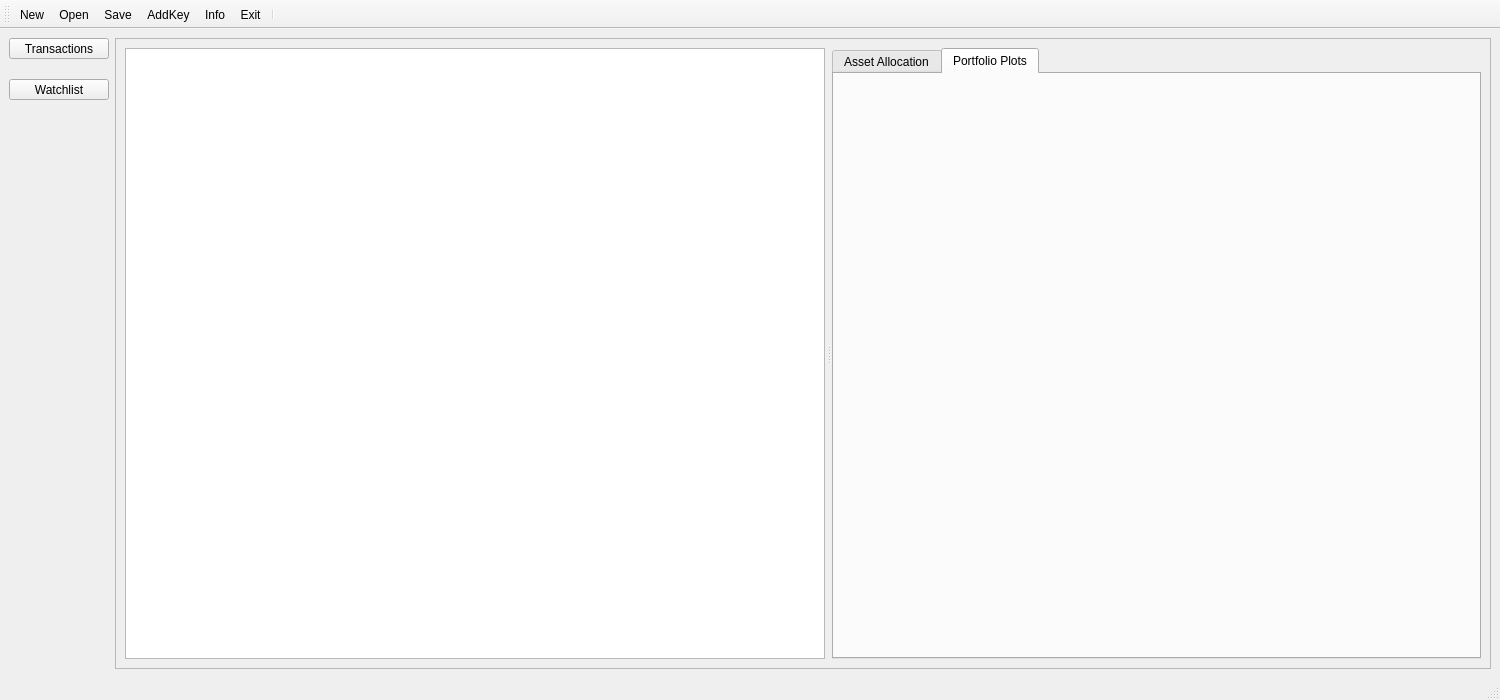
<?xml version="1.0" encoding="UTF-8"?>
<ui version="4.0">
 <class>AppGui</class>
 <widget class="QMainWindow" name="AppGui">
  <property name="geometry">
   <rect>
    <x>0</x>
    <y>0</y>
    <width>1500</width>
    <height>700</height>
   </rect>
  </property>
  <property name="minimumSize">
   <size>
    <width>600</width>
    <height>400</height>
   </size>
  </property>
  <property name="windowTitle">
   <string>AssetFolio - Your asset portfolio tracker that keep your assets private.</string>
  </property>
  <widget class="QWidget" name="centralwidget">
   <property name="sizePolicy">
    <sizepolicy hsizetype="Preferred" vsizetype="Preferred">
     <horstretch>0</horstretch>
     <verstretch>0</verstretch>
    </sizepolicy>
   </property>
   <layout class="QGridLayout" name="gridLayout">
    <item row="0" column="0">
     <layout class="QVBoxLayout" name="verticalLayout">
      <property name="spacing">
       <number>20</number>
      </property>
      <property name="sizeConstraint">
       <enum>QLayout::SetDefaultConstraint</enum>
      </property>
      <property name="leftMargin">
       <number>0</number>
      </property>
      <item>
       <widget class="QToolButton" name="tbtnTransaction">
        <property name="sizePolicy">
         <sizepolicy hsizetype="Minimum" vsizetype="Preferred">
          <horstretch>0</horstretch>
          <verstretch>0</verstretch>
         </sizepolicy>
        </property>
        <property name="minimumSize">
         <size>
          <width>100</width>
          <height>0</height>
         </size>
        </property>
        <property name="focusPolicy">
         <enum>Qt::NoFocus</enum>
        </property>
        <property name="text">
         <string>Transactions</string>
        </property>
        <property name="icon">
         <iconset resource="../../resource/resources.qrc">
          <normaloff>:/papirus_transaction64.png</normaloff>:/papirus_transaction64.png</iconset>
        </property>
        <property name="iconSize">
         <size>
          <width>64</width>
          <height>64</height>
         </size>
        </property>
        <property name="toolButtonStyle">
         <enum>Qt::ToolButtonTextUnderIcon</enum>
        </property>
       </widget>
      </item>
      <item>
       <widget class="QToolButton" name="tbtnWatchlist">
        <property name="sizePolicy">
         <sizepolicy hsizetype="Minimum" vsizetype="Preferred">
          <horstretch>0</horstretch>
          <verstretch>0</verstretch>
         </sizepolicy>
        </property>
        <property name="minimumSize">
         <size>
          <width>100</width>
          <height>0</height>
         </size>
        </property>
        <property name="font">
         <font>
          <stylestrategy>PreferDefault</stylestrategy>
         </font>
        </property>
        <property name="focusPolicy">
         <enum>Qt::NoFocus</enum>
        </property>
        <property name="text">
         <string>Watchlist</string>
        </property>
        <property name="icon">
         <iconset resource="../../resource/resources.qrc">
          <normaloff>:/papirus_tracker64.png</normaloff>:/papirus_tracker64.png</iconset>
        </property>
        <property name="iconSize">
         <size>
          <width>64</width>
          <height>64</height>
         </size>
        </property>
        <property name="toolButtonStyle">
         <enum>Qt::ToolButtonTextUnderIcon</enum>
        </property>
       </widget>
      </item>
      <item>
       <spacer name="verticalSpacer">
        <property name="orientation">
         <enum>Qt::Vertical</enum>
        </property>
        <property name="sizeType">
         <enum>QSizePolicy::Expanding</enum>
        </property>
        <property name="sizeHint" stdset="0">
         <size>
          <width>50</width>
          <height>238</height>
         </size>
        </property>
       </spacer>
      </item>
     </layout>
    </item>
    <item row="0" column="1">
     <widget class="QFrame" name="frame">
      <property name="sizePolicy">
       <sizepolicy hsizetype="Expanding" vsizetype="Preferred">
        <horstretch>0</horstretch>
        <verstretch>0</verstretch>
       </sizepolicy>
      </property>
      <property name="minimumSize">
       <size>
        <width>800</width>
        <height>0</height>
       </size>
      </property>
      <property name="frameShape">
       <enum>QFrame::StyledPanel</enum>
      </property>
      <property name="frameShadow">
       <enum>QFrame::Raised</enum>
      </property>
      <layout class="QGridLayout" name="gridLayout_2">
       <item row="0" column="0">
        <widget class="QSplitter" name="splitter">
         <property name="minimumSize">
          <size>
           <width>0</width>
           <height>0</height>
          </size>
         </property>
         <property name="lineWidth">
          <number>1</number>
         </property>
         <property name="orientation">
          <enum>Qt::Horizontal</enum>
         </property>
         <property name="handleWidth">
          <number>7</number>
         </property>
         <widget class="CustomTableView" name="tableView">
          <property name="sizePolicy">
           <sizepolicy hsizetype="Preferred" vsizetype="Expanding">
            <horstretch>2</horstretch>
            <verstretch>0</verstretch>
           </sizepolicy>
          </property>
          <property name="minimumSize">
           <size>
            <width>700</width>
            <height>300</height>
           </size>
          </property>
          <property name="sizeAdjustPolicy">
           <enum>QAbstractScrollArea::AdjustToContents</enum>
          </property>
         </widget>
         <widget class="QTabWidget" name="tabWidget">
          <property name="sizePolicy">
           <sizepolicy hsizetype="Preferred" vsizetype="Expanding">
            <horstretch>1</horstretch>
            <verstretch>0</verstretch>
           </sizepolicy>
          </property>
          <property name="minimumSize">
           <size>
            <width>300</width>
            <height>0</height>
           </size>
          </property>
          <property name="maximumSize">
           <size>
            <width>16777215</width>
            <height>16777215</height>
           </size>
          </property>
          <property name="currentIndex">
           <number>1</number>
          </property>
          <widget class="QWidget" name="tab_alloc">
           <attribute name="title">
            <string>Asset Allocation</string>
           </attribute>
          </widget>
          <widget class="QWidget" name="tab_plots">
           <attribute name="title">
            <string>Portfolio Plots</string>
           </attribute>
          </widget>
         </widget>
        </widget>
       </item>
      </layout>
     </widget>
    </item>
   </layout>
  </widget>
  <widget class="QMenuBar" name="menubar">
   <property name="geometry">
    <rect>
     <x>0</x>
     <y>0</y>
     <width>1500</width>
     <height>24</height>
    </rect>
   </property>
  </widget>
  <widget class="QStatusBar" name="statusbar"/>
  <widget class="QToolBar" name="toolBar">
   <property name="windowTitle">
    <string>toolBar</string>
   </property>
   <attribute name="toolBarArea">
    <enum>TopToolBarArea</enum>
   </attribute>
   <attribute name="toolBarBreak">
    <bool>false</bool>
   </attribute>
   <addaction name="actionNew"/>
   <addaction name="actionOpen"/>
   <addaction name="actionSave"/>
   <addaction name="actionAddKey"/>
   <addaction name="actionInfo"/>
   <addaction name="actionExit"/>
   <addaction name="separator"/>
  </widget>
  <action name="actionNew">
   <property name="icon">
    <iconset>
     <normalon>:/papirus_new32.png</normalon>
    </iconset>
   </property>
   <property name="text">
    <string>New</string>
   </property>
   <property name="toolTip">
    <string>Create a new Folio</string>
   </property>
  </action>
  <action name="actionOpen">
   <property name="icon">
    <iconset>
     <normalon>:/papirus_open32.png</normalon>
    </iconset>
   </property>
   <property name="text">
    <string>Open</string>
   </property>
   <property name="toolTip">
    <string>Open Data</string>
   </property>
  </action>
  <action name="actionSave">
   <property name="icon">
    <iconset>
     <normalon>:/papirus_save32.png</normalon>
    </iconset>
   </property>
   <property name="text">
    <string>Save</string>
   </property>
   <property name="toolTip">
    <string>Save Data</string>
   </property>
  </action>
  <action name="actionAddKey">
   <property name="icon">
    <iconset>
     <normalon>:/papirus_key32.png</normalon>
    </iconset>
   </property>
   <property name="text">
    <string>AddKey</string>
   </property>
   <property name="toolTip">
    <string>Add FMP Key</string>
   </property>
  </action>
  <action name="actionInfo">
   <property name="icon">
    <iconset>
     <normalon>:/papirus_info32.png</normalon>
    </iconset>
   </property>
   <property name="text">
    <string>Info</string>
   </property>
   <property name="toolTip">
    <string>Information</string>
   </property>
  </action>
  <action name="actionExit">
   <property name="icon">
    <iconset>
     <normalon>:/papirus_exit32.png</normalon>
    </iconset>
   </property>
   <property name="text">
    <string>Exit</string>
   </property>
   <property name="toolTip">
    <string>Exit Application</string>
   </property>
  </action>
 </widget>
 <customwidgets>
  <customwidget>
   <class>CustomTableView</class>
   <extends>QTableView</extends>
   <header>customtableview.h</header>
  </customwidget>
 </customwidgets>
 <resources>
  <include location="../../resource/resources.qrc"/>
 </resources>
 <connections/>
</ui>
